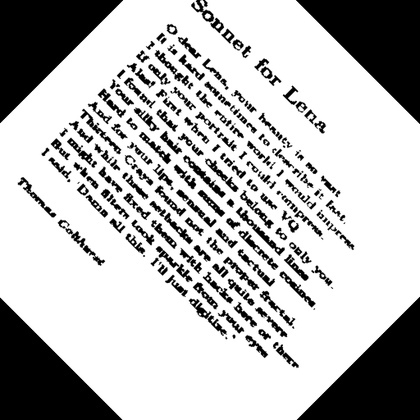
%> input picture TP2/sonrot.gif, 420 x 420 px, shrunk from 512 x 512 before the run
$ octave rectificationOrientation.m   (GNU Octave 9; MATLAB toolbox functions it lacks are replaced by stand-ins)
%> lines starting %> are read from the running program, lines starting %| are printed output that depends on the picture; in (x1, y1, x2, y2) boxes, pixels count from 0 and x2, y2 are one past the last pixel; in counts of white or black regions, pixels touching at a corner belong together; the program's own positions count from 1
### TP2/ouvrirImage.m
function [I, n, m] = ouvrirImage(nom)
%> called with nom = 'sonrot.gif'
% OuvrirImage : ouvre l'image, la renvoie ainsi que sa taille
I = imread(nom);
%> I is the input picture: size 420x420 uint8; min 0, max 255, mean 187.4
[n,m] = size(I);
%> n = 420; m = 420
end

### TP2/to_visualize_TF.m
function [Ifv] = to_visualize_TF(If)
% renvoie le module centré de la transformée If
Ifv = abs(If);
end

### TP2/seuillerImage.m
function [J] = seuillerImage(I,s)
%> called with s = 300000
% renvoie l'image I seuillée
[N,M] = size(I);
%> N = 420; M = 420
J = I;

for i=1:N
    for j=1:M
        if J(i,j) > s
            J(i,j) = 255;
        else
            J(i,j) = 0;
        end
    end
end
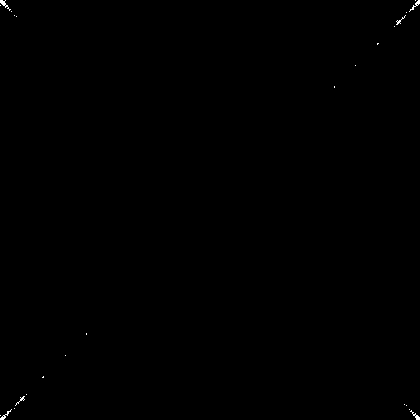
%> J: size 420x420 double; 0.12% white in thin lines or dots

end

### TP2/rectify_orientation.m
function [Ir,ordom] = rectify_orientation(I)
TF = compute_FT(I);
M = to_visualize_TF(TF); % module de TF
Mb = seuillerImage(M, 300000); % seuillage de M
Mb = fftshift(Mb); % mise au centre des basses fréquences
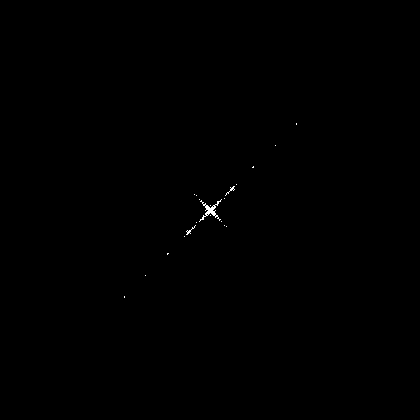
%> Mb: size 420x420 double; 0.12% white in thin lines or dots, all inside (x1, y1, x2, y2) = (124, 123, 297, 298)
[Ior,ordom] = orientationDominante(Mb); % orientation dominante de Mb
Ir = rotationImage(I, -ordom);
end

### TP2/orientationDominante.m
function [ Iori , orimax] = orientationDominante( I )

[n,m] = size(I);
%> n = 420; m = 420

taille = 32;
ori = zeros(taille,2);
for i=1:taille
    ori(i,1) =  cos(pi*(i-1)/taille);
    ori(i,2) =  sin(pi*(i-1)/taille);
end

precision = pi/taille*180;

Iori = zeros(n,m);

cpt = zeros(taille,1);

    for i=1:n
        for j=1:m
            if(I(i,j)>0)
                v = [ j - m/2 ; - i + n/2  ];
                if(i>(n/2))
                    v = -v;
                end
                prod = ori * v;

                maxi = max(prod);
                if(maxi>0)
                    imax = find(prod== max(prod));
                    Iori(i,j) = imax;
                    cpt(imax) = cpt(imax)+1;
                end

            end
        end
    end
%> after the loop, cpt = 32 values, max 46 at index 9, min 0 at index 2, mean 6.31; imax = 9; maxi = 122.3; prod = 32 values, max 122.3 at index 9, min -75.97 at index 32, mean 58.63; v = [85; 88]

    maxiori = max(cpt);
%> maxiori = 46
    %cpt
    orimmax = find(cpt==maxiori);
%> orimmax = 9
    orimax = -1*(90 - 180*(orimmax-1)/taille); % pour avoir l'angle par rapport à la verticale (avec la meme convention de signe que imrotate)
%> orimax = -45
    %orimax = radtodeg( pi*(orimmax-1)/taille);

end

### TP2/rotationImage.m
function [ dest ] = rotationImage( source , angledeg)
%> called with angledeg = 45

% angles in deg
angle = angledeg/180*pi;
%> angle = 0.785

source=double(source);

% Rotation matrices
rot = [cos(angle) , -sin(angle) ; sin(angle) , cos(angle)];
%> rot = [0.707 -0.707; 0.707 0.707]
roti = [cos(angle) , sin(angle) ; -sin(angle) , cos(angle)];
%> roti = [0.707 0.707; -0.707 0.707]

[w,h] = size(source);
%> w = 420; h = 420

% Source image corners
a = [1 ; h ];
%> a = [1; 420]
b = [w ; 1 ];
%> b = [420; 1]
c = [w;h];
%> c = [420; 420]
d = [1;1];

% Projection of the cornbers

coin1 = rot * a;
%> coin1 = [-296.3; 297.7]
coin2 = rot * b;
%> coin2 = [296.3; 297.7]
coin3 = rot * c;
%> coin3 = [5.68e-14; 594]
coin4 = rot * d;
%> coin4 = [1.11e-16; 1.41]

minx = min([coin1(1),coin2(1),coin3(1),coin4(1)]);
%> minx = -296.3
miny = min([coin1(2),coin2(2),coin3(2),coin4(2)]);
%> miny = 1.41
maxx = max([coin1(1),coin2(1),coin3(1),coin4(1)]);
%> maxx = 296.3
maxy = max([coin1(2),coin2(2),coin3(2),coin4(2)]);
%> maxy = 594


decx = floor(abs(minx))+1;
%> decx = 297
decy = floor(abs(miny))+1;
%> decy = 2

wd = floor(abs(minx))+1+floor(abs(maxx))+1;
%> wd = 594
hd = floor(abs(miny))+1+floor(abs(maxy))+1;
%> hd = 596


dest = zeros(wd,hd);
%> dest: size 594x596 double; every value is 0
%dest(:,:) = 255;
dest(:,:) = 128;
%> dest: size 594x596 double; every value is 128

vois = zeros(4,2);

for i=1:wd
    for j=1:hd
        pt = [i - decx ; j-decy];
        pts = roti * pt;

        % [15 lines of commented-out code are left out]
        pts = round(pts);

        if(pts(1)>0 & pts(1) <= w & pts(2)>0 & pts(2) <=h)
            dest(i,j) = source(pts(1),pts(2));
        end

    end
end
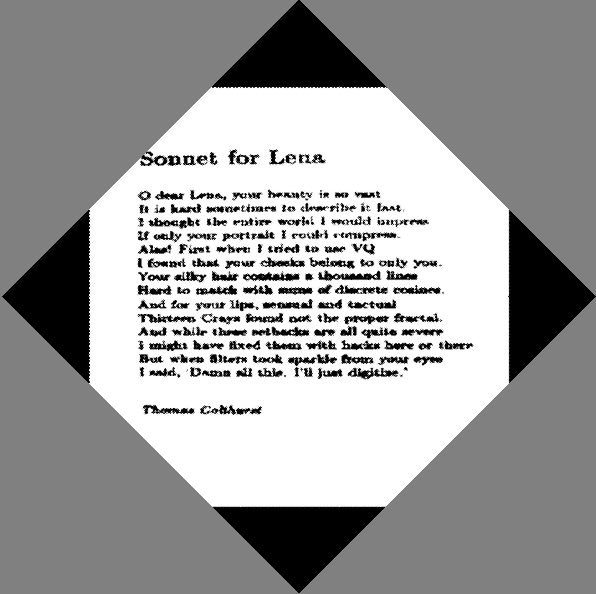
%> dest: size 594x596 double; min 0, max 255, mean 157.6


end

### TP2/compute_FT.m
function [If] = compute_FT(I)
% calcule la transformée de Fourier de I
If = fft2(I);
end

### TP2/rectificationOrientation.m
I = ouvrirImage('sonrot.gif');
figure(1);
imshow(I);
[Ir, ordom] = rectify_orientation(I);
%> ordom = -45
figure(2);
imshow(Ir);
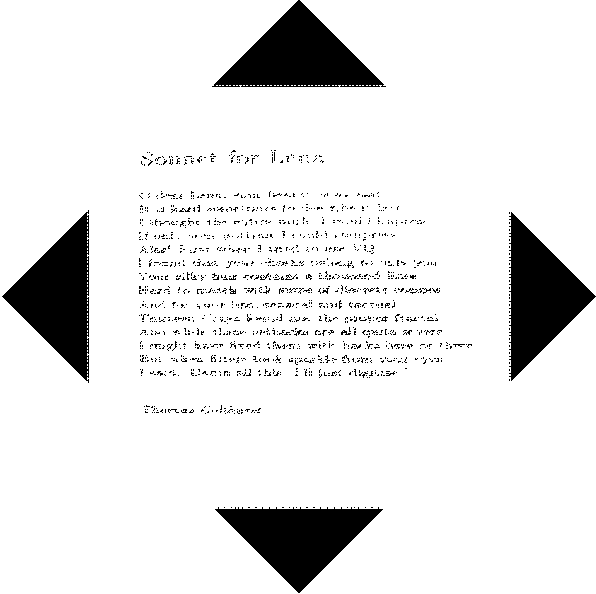
%> displayed picture: size 594x596, on the screen's scale of 0 to 255; 90.3% white; 1409 black regions (1399 under 20 px), largest, box (x1, y1, x2, y2) and area: (212, 0, 386, 87) 7549, (2, 210, 89, 383) 7455, (509, 212, 596, 381) 7281
